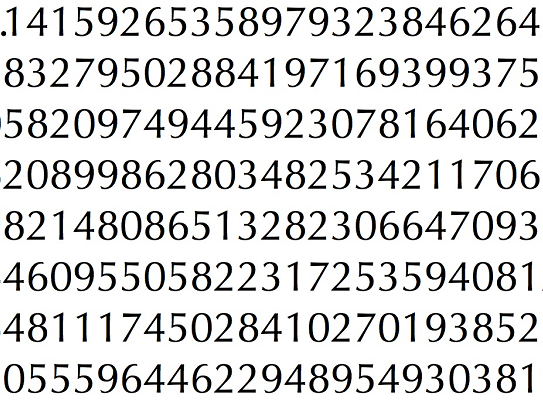
#> input picture OCR/pi.png, 543 x 406 px, given in place of the camera
$ python 'Color Tracking.py'
#> lines starting #> are read from the running program, lines starting #| are printed output that depends on the picture; after the words box and inside, x2 and y2 are one past the last pixel; in counts of white or black regions, pixels touching at a corner belong together
import cv2
import numpy as np

windowname = "Live webcam video capture"
cap = cv2.VideoCapture(0)
cv2.namedWindow(windowname)
if cap.isOpened():
    ret,frame = cap.read()
#> frame is the input picture: shape (406, 543, 3); mean B, G, R 217.2, 217.4, 217.3
else:
    ret = False

while ret:
    ret,frame = cap.read()
    hsv = cv2.cvtColor(frame,cv2.COLOR_BGR2HSV)
#> hsv: shape (406, 543, 3); mean H, S, V 34.4, 11.5, 219.1

    #blue
    low = np.array([100,50,50])
    high  = np.array([140,255,255])


    imagemask = cv2.inRange(hsv,low,high)
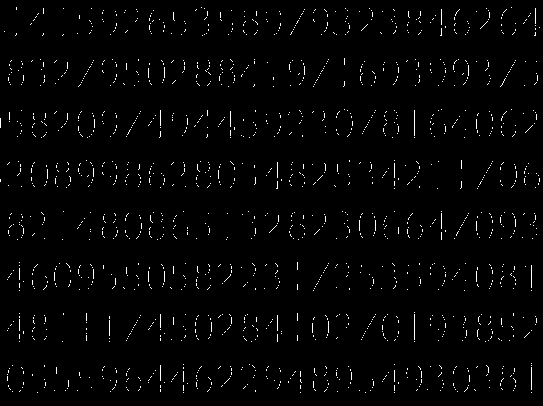
#> imagemask: shape (406, 543); 1.7% white in thin lines or dots
    output  = cv2.bitwise_and(frame,frame, mask = imagemask)
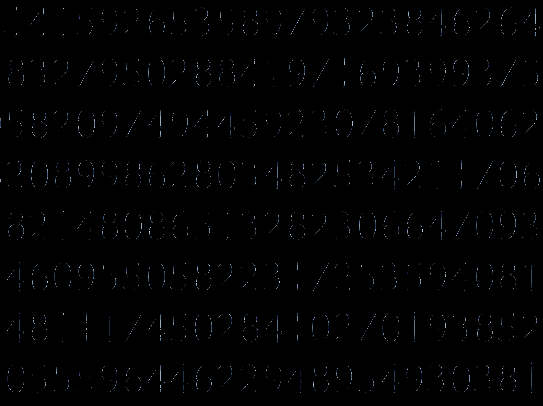
#> output: shape (406, 543, 3); mean B, G, R 2, 1.6, 1.3
    cv2.imshow("Imagemask",imagemask)
    cv2.imshow("frame",frame)
    cv2.imshow("Output", output )


    if cv2.waitKey(1) ==27 :
#> (key Esc is pressed here)
        break

cv2.destroyAllWindows()
#> (the run stopped early here; a loop or call above may not have finished)

$ run again, on OCR/train.png
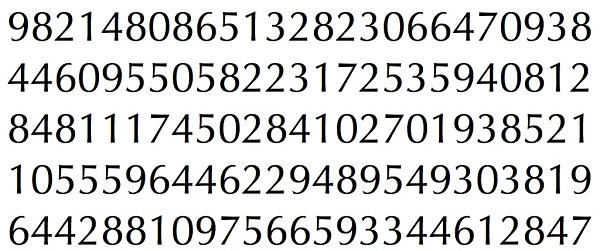
#> input picture OCR/train.png, 600 x 251 px, given in place of the camera
#> frame is the input picture: shape (251, 600, 3); mean B, G, R 217.5, 217.7, 217.6
#> hsv: shape (251, 600, 3); mean H, S, V 34.9, 14, 219.4
#> `imagemask = cv2.inRange(hsv,low,high)`:
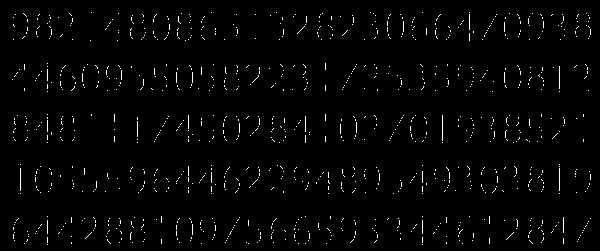
#> imagemask: shape (251, 600); 1.6% white in thin lines or dots, all inside (x1, y1, x2, y2) = (12, 12, 591, 245)
#> `output  = cv2.bitwise_and(frame,frame, mask = imagemask)`:
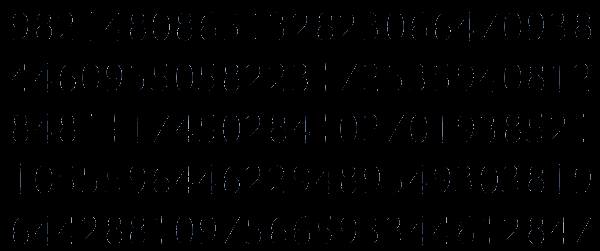
#> output: shape (251, 600, 3); mean B, G, R 1.9, 1.5, 1.2
